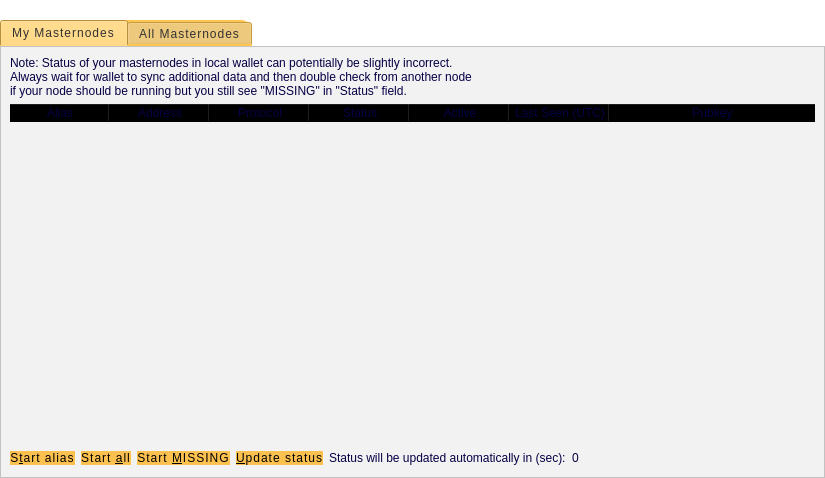
<?xml version="1.0" encoding="UTF-8"?>
<ui version="4.0">
 <class>MasternodeList</class>
 <widget class="QWidget" name="MasternodeList">
  <property name="geometry">
   <rect>
    <x>0</x>
    <y>0</y>
    <width>825</width>
    <height>478</height>
   </rect>
  </property>
  <property name="windowTitle">
   <string>Form</string>
  </property>
  <property name="styleSheet">
   <string notr="true">background-color: transparent;
color: #050044;
border:0;</string>
  </property>
  <layout class="QVBoxLayout" name="topLayout">
   <property name="leftMargin">
    <number>0</number>
   </property>
   <property name="topMargin">
    <number>0</number>
   </property>
   <property name="rightMargin">
    <number>0</number>
   </property>
   <property name="bottomMargin">
    <number>0</number>
   </property>
   <item>
    <layout class="QVBoxLayout" name="verticalLayout">
     <property name="bottomMargin">
      <number>0</number>
     </property>
     <item>
      <spacer name="horizontalSpacer0">
       <property name="orientation">
        <enum>Qt::Horizontal</enum>
       </property>
       <property name="sizeHint" stdset="0">
        <size>
         <width>0</width>
         <height>20</height>
        </size>
       </property>
      </spacer>
     </item>
     <item>
      <widget class="QTabWidget" name="tabWidget">
       <property name="styleSheet">
        <string notr="true">QTabWidget {
  background-color:transparent;
}

QTabWidget::pane {
  background-color: #f2f2f2;
  border: 1px solid #c2c2c2;
}

QTabBar {
  background-color: #ffc74d;
  color: #333;
  padding: 5px;
  padding-left: 10px;
  padding-right: 10px;
  letter-spacing: 1px;
  font-size: 12px;
  border-top-left-radius: 11px;
  border-top-right-radius: 11px;
}

QTabBar::tab:hover:!selected {
  background-color: #ffae00;
  color: #333;
  padding: 5px;
  padding-left: 10px;
  padding-right: 10px;
  letter-spacing: 1px;
  font-size: 12px;
  border-top-left-radius: 11px;
  border-top-right-radius: 11px;
}</string>
       </property>
       <property name="currentIndex">
        <number>0</number>
       </property>
       <widget class="QWidget" name="tabMyMasternodes">
        <property name="styleSheet">
         <string notr="true">border: 0;
background-color: transparent;</string>
        </property>
        <attribute name="title">
         <string>My Masternodes</string>
        </attribute>
        <layout class="QGridLayout" name="gridLayout_2">
         <item row="0" column="0">
          <layout class="QVBoxLayout" name="verticalLayout_2">
           <property name="bottomMargin">
            <number>0</number>
           </property>
           <item>
            <layout class="QHBoxLayout" name="horizontalLayout_note">
             <property name="bottomMargin">
              <number>0</number>
             </property>
             <item>
              <widget class="QLabel" name="updateNote">
               <property name="text">
                <string>Note: Status of your masternodes in local wallet can potentially be slightly incorrect.&lt;br /&gt;Always wait for wallet to sync additional data and then double check from another node&lt;br /&gt;if your node should be running but you still see &quot;MISSING&quot; in &quot;Status&quot; field.</string>
               </property>
              </widget>
             </item>
            </layout>
           </item>
           <item>
            <widget class="QTableWidget" name="tableWidgetMyMasternodes">
             <property name="minimumSize">
              <size>
               <width>695</width>
               <height>0</height>
              </size>
             </property>
             <property name="palette">
              <palette>
               <active>
                <colorrole role="WindowText">
                 <brush brushstyle="SolidPattern">
                  <color alpha="255">
                   <red>5</red>
                   <green>0</green>
                   <blue>68</blue>
                  </color>
                 </brush>
                </colorrole>
                <colorrole role="Button">
                 <brush brushstyle="SolidPattern">
                  <color alpha="0">
                   <red>0</red>
                   <green>0</green>
                   <blue>0</blue>
                  </color>
                 </brush>
                </colorrole>
                <colorrole role="Text">
                 <brush brushstyle="SolidPattern">
                  <color alpha="255">
                   <red>5</red>
                   <green>0</green>
                   <blue>68</blue>
                  </color>
                 </brush>
                </colorrole>
                <colorrole role="ButtonText">
                 <brush brushstyle="SolidPattern">
                  <color alpha="255">
                   <red>5</red>
                   <green>0</green>
                   <blue>68</blue>
                  </color>
                 </brush>
                </colorrole>
                <colorrole role="Base">
                 <brush brushstyle="NoBrush">
                  <color alpha="255">
                   <red>0</red>
                   <green>0</green>
                   <blue>0</blue>
                  </color>
                 </brush>
                </colorrole>
                <colorrole role="Window">
                 <brush brushstyle="SolidPattern">
                  <color alpha="0">
                   <red>0</red>
                   <green>0</green>
                   <blue>0</blue>
                  </color>
                 </brush>
                </colorrole>
               </active>
               <inactive>
                <colorrole role="WindowText">
                 <brush brushstyle="SolidPattern">
                  <color alpha="255">
                   <red>5</red>
                   <green>0</green>
                   <blue>68</blue>
                  </color>
                 </brush>
                </colorrole>
                <colorrole role="Button">
                 <brush brushstyle="SolidPattern">
                  <color alpha="0">
                   <red>0</red>
                   <green>0</green>
                   <blue>0</blue>
                  </color>
                 </brush>
                </colorrole>
                <colorrole role="Text">
                 <brush brushstyle="SolidPattern">
                  <color alpha="255">
                   <red>5</red>
                   <green>0</green>
                   <blue>68</blue>
                  </color>
                 </brush>
                </colorrole>
                <colorrole role="ButtonText">
                 <brush brushstyle="SolidPattern">
                  <color alpha="255">
                   <red>5</red>
                   <green>0</green>
                   <blue>68</blue>
                  </color>
                 </brush>
                </colorrole>
                <colorrole role="Base">
                 <brush brushstyle="NoBrush">
                  <color alpha="255">
                   <red>0</red>
                   <green>0</green>
                   <blue>0</blue>
                  </color>
                 </brush>
                </colorrole>
                <colorrole role="Window">
                 <brush brushstyle="SolidPattern">
                  <color alpha="0">
                   <red>0</red>
                   <green>0</green>
                   <blue>0</blue>
                  </color>
                 </brush>
                </colorrole>
               </inactive>
               <disabled>
                <colorrole role="WindowText">
                 <brush brushstyle="SolidPattern">
                  <color alpha="255">
                   <red>5</red>
                   <green>0</green>
                   <blue>68</blue>
                  </color>
                 </brush>
                </colorrole>
                <colorrole role="Button">
                 <brush brushstyle="SolidPattern">
                  <color alpha="0">
                   <red>0</red>
                   <green>0</green>
                   <blue>0</blue>
                  </color>
                 </brush>
                </colorrole>
                <colorrole role="Text">
                 <brush brushstyle="SolidPattern">
                  <color alpha="255">
                   <red>5</red>
                   <green>0</green>
                   <blue>68</blue>
                  </color>
                 </brush>
                </colorrole>
                <colorrole role="ButtonText">
                 <brush brushstyle="SolidPattern">
                  <color alpha="255">
                   <red>5</red>
                   <green>0</green>
                   <blue>68</blue>
                  </color>
                 </brush>
                </colorrole>
                <colorrole role="Base">
                 <brush brushstyle="NoBrush">
                  <color alpha="255">
                   <red>0</red>
                   <green>0</green>
                   <blue>0</blue>
                  </color>
                 </brush>
                </colorrole>
                <colorrole role="Window">
                 <brush brushstyle="SolidPattern">
                  <color alpha="0">
                   <red>0</red>
                   <green>0</green>
                   <blue>0</blue>
                  </color>
                 </brush>
                </colorrole>
               </disabled>
              </palette>
             </property>
             <property name="styleSheet">
              <string notr="true">background-color: transparent;
border:0;</string>
             </property>
             <property name="editTriggers">
              <set>QAbstractItemView::NoEditTriggers</set>
             </property>
             <property name="alternatingRowColors">
              <bool>true</bool>
             </property>
             <property name="selectionMode">
              <enum>QAbstractItemView::SingleSelection</enum>
             </property>
             <property name="selectionBehavior">
              <enum>QAbstractItemView::SelectRows</enum>
             </property>
             <property name="sortingEnabled">
              <bool>true</bool>
             </property>
             <attribute name="horizontalHeaderStretchLastSection">
              <bool>true</bool>
             </attribute>
             <column>
              <property name="text">
               <string>Alias</string>
              </property>
             </column>
             <column>
              <property name="text">
               <string>Address</string>
              </property>
             </column>
             <column>
              <property name="text">
               <string>Protocol</string>
              </property>
             </column>
             <column>
              <property name="text">
               <string>Status</string>
              </property>
             </column>
             <column>
              <property name="text">
               <string>Active</string>
              </property>
             </column>
             <column>
              <property name="text">
               <string>Last Seen (UTC)</string>
              </property>
             </column>
             <column>
              <property name="text">
               <string>Pubkey</string>
              </property>
             </column>
            </widget>
           </item>
           <item>
            <layout class="QHBoxLayout" name="horizontalLayout_5">
             <property name="bottomMargin">
              <number>0</number>
             </property>
             <item>
              <widget class="QPushButton" name="startButton">
               <property name="styleSheet">
                <string notr="true">QPushButton {
  background-color: #fdc14f;
  padding: 0.85em 2em;
  letter-spacing: 1px;
  color: #000000;
  font-size: 12px;
  border-radius: 20px;
}
QPushButton:hover {
  background-color: #fb9803;
}
QPushButton:focus {
  border: none;
  outline: none;
}
QPushButton:pressed {
  border: 1px solid #ff7300;
}

QPushButton:disabled {
  border: 1px solid #aaaaaa;
  background-color: #bbbbbb;
}</string>
               </property>
               <property name="text">
                <string>S&amp;tart alias</string>
               </property>
              </widget>
             </item>
             <item>
              <widget class="QPushButton" name="startAllButton">
               <property name="styleSheet">
                <string notr="true">QPushButton {
  background-color: #fdc14f;
  padding: 0.85em 2em;
  letter-spacing: 1px;
  color: #000000;
  font-size: 12px;
  border-radius: 20px;
}
QPushButton:hover {
  background-color: #fb9803;
}
QPushButton:focus {
  border: none;
  outline: none;
}
QPushButton:pressed {
  border: 1px solid #ff7300;
}

QPushButton:disabled {
  border: 1px solid #aaaaaa;
  background-color: #bbbbbb;
}</string>
               </property>
               <property name="text">
                <string>Start &amp;all</string>
               </property>
              </widget>
             </item>
             <item>
              <widget class="QPushButton" name="startMissingButton">
               <property name="styleSheet">
                <string notr="true">QPushButton {
  background-color: #fdc14f;
  padding: 0.85em 2em;
  letter-spacing: 1px;
  color: #000000;
  font-size: 12px;
  border-radius: 20px;
}
QPushButton:hover {
  background-color: #fb9803;
}
QPushButton:focus {
  border: none;
  outline: none;
}
QPushButton:pressed {
  border: 1px solid #ff7300;
}

QPushButton:disabled {
  border: 1px solid #aaaaaa;
  background-color: #bbbbbb;
}</string>
               </property>
               <property name="text">
                <string>Start &amp;MISSING</string>
               </property>
              </widget>
             </item>
             <item>
              <widget class="QPushButton" name="UpdateButton">
               <property name="styleSheet">
                <string notr="true">QPushButton {
  background-color: #fdc14f;
  padding: 0.85em 2em;
  letter-spacing: 1px;
  color: #000000;
  font-size: 12px;
  border-radius: 20px;
}
QPushButton:hover {
  background-color: #fb9803;
}
QPushButton:focus {
  border: none;
  outline: none;
}
QPushButton:pressed {
  border: 1px solid #ff7300;
}

QPushButton:disabled {
  border: 1px solid #aaaaaa;
  background-color: #bbbbbb;
}</string>
               </property>
               <property name="text">
                <string>&amp;Update status</string>
               </property>
              </widget>
             </item>
             <item>
              <widget class="QLabel" name="autoupdate_label">
               <property name="text">
                <string>Status will be updated automatically in (sec):</string>
               </property>
              </widget>
             </item>
             <item>
              <widget class="QLabel" name="secondsLabel">
               <property name="text">
                <string>0</string>
               </property>
              </widget>
             </item>
             <item>
              <spacer name="horizontalSpacer_5">
               <property name="orientation">
                <enum>Qt::Horizontal</enum>
               </property>
               <property name="sizeHint" stdset="0">
                <size>
                 <width>40</width>
                 <height>20</height>
                </size>
               </property>
              </spacer>
             </item>
            </layout>
           </item>
          </layout>
         </item>
        </layout>
       </widget>
       <widget class="QWidget" name="tabAllMasternodes">
        <property name="styleSheet">
         <string notr="true">border: 0;
background-color: transparent;</string>
        </property>
        <attribute name="title">
         <string>All Masternodes</string>
        </attribute>
        <layout class="QGridLayout" name="gridLayout">
         <item row="1" column="0">
          <widget class="QTableWidget" name="tableWidgetMasternodes">
           <property name="palette">
            <palette>
             <active>
              <colorrole role="WindowText">
               <brush brushstyle="SolidPattern">
                <color alpha="255">
                 <red>5</red>
                 <green>0</green>
                 <blue>68</blue>
                </color>
               </brush>
              </colorrole>
              <colorrole role="Button">
               <brush brushstyle="SolidPattern">
                <color alpha="0">
                 <red>0</red>
                 <green>0</green>
                 <blue>0</blue>
                </color>
               </brush>
              </colorrole>
              <colorrole role="Text">
               <brush brushstyle="SolidPattern">
                <color alpha="255">
                 <red>5</red>
                 <green>0</green>
                 <blue>68</blue>
                </color>
               </brush>
              </colorrole>
              <colorrole role="ButtonText">
               <brush brushstyle="SolidPattern">
                <color alpha="255">
                 <red>5</red>
                 <green>0</green>
                 <blue>68</blue>
                </color>
               </brush>
              </colorrole>
              <colorrole role="Base">
               <brush brushstyle="NoBrush">
                <color alpha="255">
                 <red>0</red>
                 <green>0</green>
                 <blue>0</blue>
                </color>
               </brush>
              </colorrole>
              <colorrole role="Window">
               <brush brushstyle="SolidPattern">
                <color alpha="0">
                 <red>0</red>
                 <green>0</green>
                 <blue>0</blue>
                </color>
               </brush>
              </colorrole>
             </active>
             <inactive>
              <colorrole role="WindowText">
               <brush brushstyle="SolidPattern">
                <color alpha="255">
                 <red>5</red>
                 <green>0</green>
                 <blue>68</blue>
                </color>
               </brush>
              </colorrole>
              <colorrole role="Button">
               <brush brushstyle="SolidPattern">
                <color alpha="0">
                 <red>0</red>
                 <green>0</green>
                 <blue>0</blue>
                </color>
               </brush>
              </colorrole>
              <colorrole role="Text">
               <brush brushstyle="SolidPattern">
                <color alpha="255">
                 <red>5</red>
                 <green>0</green>
                 <blue>68</blue>
                </color>
               </brush>
              </colorrole>
              <colorrole role="ButtonText">
               <brush brushstyle="SolidPattern">
                <color alpha="255">
                 <red>5</red>
                 <green>0</green>
                 <blue>68</blue>
                </color>
               </brush>
              </colorrole>
              <colorrole role="Base">
               <brush brushstyle="NoBrush">
                <color alpha="255">
                 <red>0</red>
                 <green>0</green>
                 <blue>0</blue>
                </color>
               </brush>
              </colorrole>
              <colorrole role="Window">
               <brush brushstyle="SolidPattern">
                <color alpha="0">
                 <red>0</red>
                 <green>0</green>
                 <blue>0</blue>
                </color>
               </brush>
              </colorrole>
             </inactive>
             <disabled>
              <colorrole role="WindowText">
               <brush brushstyle="SolidPattern">
                <color alpha="255">
                 <red>5</red>
                 <green>0</green>
                 <blue>68</blue>
                </color>
               </brush>
              </colorrole>
              <colorrole role="Button">
               <brush brushstyle="SolidPattern">
                <color alpha="0">
                 <red>0</red>
                 <green>0</green>
                 <blue>0</blue>
                </color>
               </brush>
              </colorrole>
              <colorrole role="Text">
               <brush brushstyle="SolidPattern">
                <color alpha="255">
                 <red>5</red>
                 <green>0</green>
                 <blue>68</blue>
                </color>
               </brush>
              </colorrole>
              <colorrole role="ButtonText">
               <brush brushstyle="SolidPattern">
                <color alpha="255">
                 <red>5</red>
                 <green>0</green>
                 <blue>68</blue>
                </color>
               </brush>
              </colorrole>
              <colorrole role="Base">
               <brush brushstyle="NoBrush">
                <color alpha="255">
                 <red>0</red>
                 <green>0</green>
                 <blue>0</blue>
                </color>
               </brush>
              </colorrole>
              <colorrole role="Window">
               <brush brushstyle="SolidPattern">
                <color alpha="0">
                 <red>0</red>
                 <green>0</green>
                 <blue>0</blue>
                </color>
               </brush>
              </colorrole>
             </disabled>
            </palette>
           </property>
           <property name="styleSheet">
            <string notr="true">background-color: transparent;
border:0;</string>
           </property>
           <property name="editTriggers">
            <set>QAbstractItemView::NoEditTriggers</set>
           </property>
           <property name="alternatingRowColors">
            <bool>true</bool>
           </property>
           <property name="selectionBehavior">
            <enum>QAbstractItemView::SelectRows</enum>
           </property>
           <property name="sortingEnabled">
            <bool>true</bool>
           </property>
           <attribute name="horizontalHeaderStretchLastSection">
            <bool>true</bool>
           </attribute>
           <column>
            <property name="text">
             <string>Address</string>
            </property>
           </column>
           <column>
            <property name="text">
             <string>Protocol</string>
            </property>
           </column>
           <column>
            <property name="text">
             <string>Status</string>
            </property>
           </column>
           <column>
            <property name="text">
             <string>Active</string>
            </property>
           </column>
           <column>
            <property name="text">
             <string>Last Seen (UTC)</string>
            </property>
           </column>
           <column>
            <property name="text">
             <string>Pubkey</string>
            </property>
           </column>
          </widget>
         </item>
         <item row="0" column="0">
          <layout class="QHBoxLayout" name="horizontalLayout_3">
           <property name="bottomMargin">
            <number>0</number>
           </property>
           <item>
            <widget class="QLabel" name="label_filter">
             <property name="text">
              <string>Filter List:</string>
             </property>
            </widget>
           </item>
           <item>
            <widget class="QLineEdit" name="filterLineEdit">
             <property name="toolTip">
              <string>Filter masternode list</string>
             </property>
             <property name="styleSheet">
              <string notr="true">QValidatedLineEdit,
QLineEdit,
QTextEdit {
  font-size: 12px;
  min-height: 25px;
  outline: 0;
  padding: 3px;
  border: 1px;
  color: #333;
 background-color: #ffffff;
  border-radius: 15px;
}

QValidatedLineEdit: !focus {
  color: #333;
  background-color: #e7e7e7;
}

QLineEdit: !focus {
  color: #333;
  background-color: #e7e7e7;
}

QTextEdit: !focus {
  color: #333;
  background-color: #e7e7e7;
}

/* .QValidatedLineEdit:checked, .QLineEdit:checked */

QValidatedLineEdit:disabled,
.QLineEdit:disabled,
.QTextEdit:disabled {
  color: #333;
  background-color: #f2f2f2;
}

.QPlainTextEdit {
  background-color: #f2f2f2;
}</string>
             </property>
            </widget>
           </item>
           <item>
            <spacer name="horizontalSpacer_3">
             <property name="orientation">
              <enum>Qt::Horizontal</enum>
             </property>
             <property name="sizeHint" stdset="0">
              <size>
               <width>10</width>
               <height>20</height>
              </size>
             </property>
            </spacer>
           </item>
           <item>
            <widget class="QLabel" name="label_count">
             <property name="text">
              <string>Node Count:</string>
             </property>
            </widget>
           </item>
           <item>
            <widget class="QLabel" name="countLabel">
             <property name="text">
              <string>0</string>
             </property>
            </widget>
           </item>
          </layout>
         </item>
        </layout>
       </widget>
      </widget>
     </item>
    </layout>
   </item>
  </layout>
 </widget>
 <resources/>
 <connections/>
</ui>
